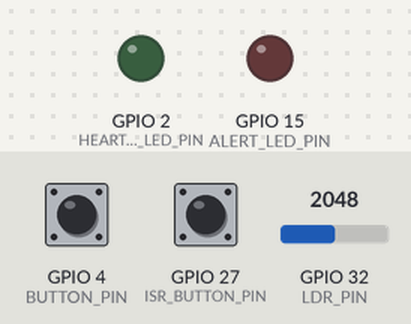
Recording of a sketch running on a simulated ESP32. Parts: output pins drawn as LEDs (lit = HIGH). Dashed ring = blinking. Inputs (shaded band) come from the test bench; at power-on: GPIO 4 (BUTTON_PIN) HIGH, GPIO 32 (LDR_PIN) = 2048, GPIO 27 (ISR_BUTTON_PIN) HIGH. WiFi joins after 1.5 s; servers stay silent unless stated; what the sketch prints to the serial monitor is not drawn.

Above: at 0.8 s.
0.9 s: GPIO 4 (BUTTON_PIN) pulled LOW for 0.15 s
At 1.11 s:
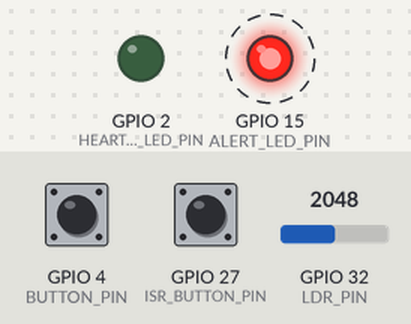
3.9 s: GPIO 32 (LDR_PIN) set to 1584
6.9 s: GPIO 32 (LDR_PIN) set to 1499
At 8.2 s:
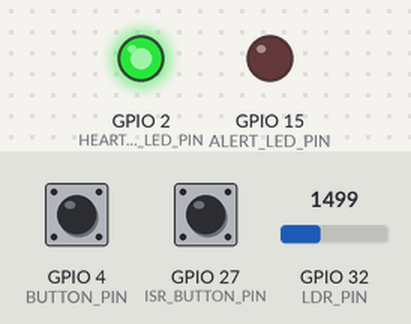
8.4 s: GPIO 27 (ISR_BUTTON_PIN) pulled LOW for 0.15 s
At 8.6 s:
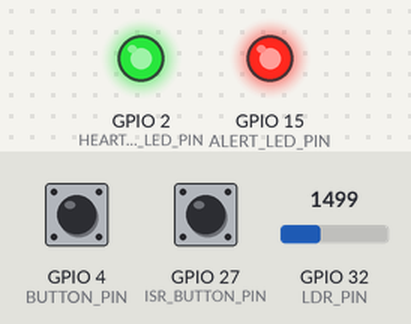
11.4 s: GPIO 32 (LDR_PIN) set to 2047
At 12.1 s:
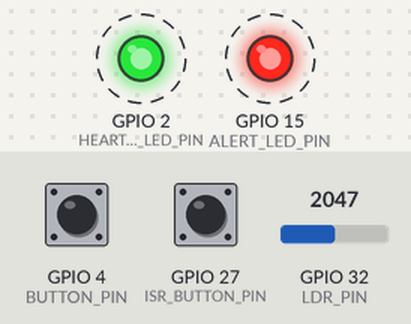
Timing chart, 0 to 18.4 s (numbered marks = the images above; inputs shaded):
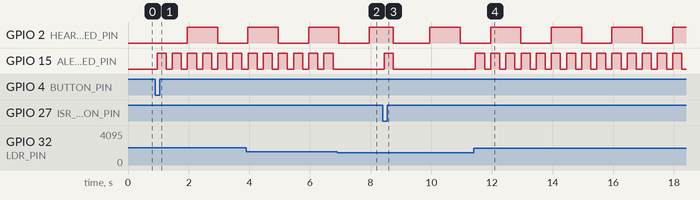

The sketch:

sketch.ino
```cpp
/* -------------------------------------------------------------------
   Destiny Ellenwood
   Application 6: Defense Drone Threat Response System (DDTRS)
   UCF - Real Time Systems - Su 2025
   Company Context: Raytheon Autonomous Systems Division
   Mission: Detect flash-based threats, respond autonomously, and allow
   real-time operator override via button and web-based HTTP interface.


   http://localhost:9080
   ------------------------------------------------------------------- */

#include <WiFi.h>
#include <WebServer.h>
#include <uri/UriBraces.h>
#include <math.h>
#include "freertos/FreeRTOS.h"
#include "freertos/task.h"
#include "freertos/semphr.h"


#define ALERT_LED_PIN 15       // Red LED for threat alert
#define HEARTBEAT_LED_PIN 2    // Green LED for drone heartbeat
#define LDR_PIN 32             // Analog pin for LDR
#define BUTTON_PIN 4           // Pushbutton for operator override
#define VREF 3.3
#define RFIXED 10000.0
#define GAMMA 0.7
#define SENSOR_THRESHOLD 200   // Lux threshold to trigger alert

#define WIFI_SSID "Wokwi-GUEST"
#define WIFI_PASSWORD ""

#define ISR_BUTTON_PIN 27  // Pushbutton for ISR system override trigger
volatile bool isr_triggered = false;


WebServer server(80);
SemaphoreHandle_t xSensorSem;
SemaphoreHandle_t xButtonSem;
SemaphoreHandle_t xLogMutex;
SemaphoreHandle_t xISROverrideSem;
int current_lux = 0;
bool drone_mode_safe = false;
bool threat_detected = false;
bool self_destruct_requested = false;


void IRAM_ATTR handle_isr_button() {
  isr_triggered = true;
}


// ----------------------------- Tasks ---------------------------------
void heartbeat_task(void *pvParameters) {  // Soft Real-Time Task: Heartbeat (1Hz)
  bool on = false;
  while (1) {
    digitalWrite(HEARTBEAT_LED_PIN, on);
    on = !on;
    vTaskDelay(pdMS_TO_TICKS(1000));
  }
}

void sensor_task(void *pvParameters) {  // Hard Real-Time Task: Sensor sampling + threat detection
  TickType_t lastWake = xTaskGetTickCount();
  while (1) {
    int raw = analogRead(LDR_PIN);
    float V = (raw / 4095.0) * VREF;
    float R = (V / (VREF - V)) * RFIXED;
    float lux = pow(50 * 1e3 * pow(10, GAMMA) / R, (1 / GAMMA));
    current_lux = (int)lux;

    if (lux < SENSOR_THRESHOLD) {
      xSemaphoreGive(xSensorSem);
    }

    xSemaphoreTake(xLogMutex, portMAX_DELAY);
    Serial.printf("[Sensor] Lux = %d\n", current_lux);
    xSemaphoreGive(xLogMutex);

    vTaskDelayUntil(&lastWake, pdMS_TO_TICKS(500));
  }
}

void response_task(void *pvParameters) {  // Hard Real-Time Task: Respond to threats or override
  while (1) {
    // Threat detection from sensor
    if (xSemaphoreTake(xSensorSem, pdMS_TO_TICKS(100)) == pdTRUE) {
      threat_detected = true;
      xSemaphoreTake(xLogMutex, portMAX_DELAY);
      Serial.printf("⚠️ THREAT DETECTED! Lux = %d\n", current_lux);
      xSemaphoreGive(xLogMutex);

      digitalWrite(ALERT_LED_PIN, HIGH);
      vTaskDelay(pdMS_TO_TICKS(300));
      digitalWrite(ALERT_LED_PIN, LOW);
    }

    // Manual toggle via button (S1)
    if (xSemaphoreTake(xButtonSem, pdMS_TO_TICKS(10)) == pdTRUE) {
      drone_mode_safe = !drone_mode_safe;
      xSemaphoreTake(xLogMutex, portMAX_DELAY);
      Serial.printf("🚨 Operator Toggle: MODE = %s\n", drone_mode_safe ? "SAFE" : "NORMAL");
      xSemaphoreGive(xLogMutex);
    }

    // Emergency ISR override via BTN2
    if (xSemaphoreTake(xISROverrideSem, pdMS_TO_TICKS(10)) == pdTRUE) {
      drone_mode_safe = true;  // Force to SAFE mode
      xSemaphoreTake(xLogMutex, portMAX_DELAY);
      Serial.println("🚨 [ISR] Emergency override triggered via ISR button!");
      Serial.println("🔒 Switching to SAFE mode");
      xSemaphoreGive(xLogMutex);

      // Optional visual feedback
      digitalWrite(HEARTBEAT_LED_PIN, HIGH);
      digitalWrite(ALERT_LED_PIN, HIGH);
      vTaskDelay(pdMS_TO_TICKS(300));
      digitalWrite(HEARTBEAT_LED_PIN, LOW);
      digitalWrite(ALERT_LED_PIN, LOW);
    }
  }
}


void button_watch_task(void *pvParameters) {  // Hard Real-Time Task: Monitor pushbutton input
  int last = 1;
  TickType_t debounce = 0;
  while (1) {
    int state = digitalRead(BUTTON_PIN);
    if (state == LOW && last == HIGH) {
      TickType_t now = xTaskGetTickCount();
      if ((now - debounce) > pdMS_TO_TICKS(50)) {
        debounce = now;
        xSemaphoreGive(xButtonSem);
      }
    }
    last = state;
    vTaskDelay(pdMS_TO_TICKS(10));
  }
}

void sendHtml() {  // Web HTML page response (Raytheon-themed + animated buttons) - Chatgpt assisted in modifying : https://chatgpt.com/share/68869e5e-17e8-8000-9355-177c78a31449
  String html = R"rawliteral(
  <!DOCTYPE html>
  <html>
  <head>
    <style>
      body {
        background-color: #1a1a1a;
        color: #ffffff;
        font-family: Arial, sans-serif;
        text-align: center;
        padding: 30px;
      }

      h2 {
        color: #d6001c;  /* Raytheon Red */
      }

      p {
        font-size: 18px;
        margin: 10px 0;
      }

      a {
        display: inline-block;
        margin: 12px;
        padding: 12px 24px;
        background-color: #d6001c;
        color: #ffffff;
        text-decoration: none;
        border-radius: 6px;
        font-weight: bold;
        transition: background-color 0.3s, box-shadow 0.3s;
        animation: pulse 2s infinite;
      }

      a:hover {
        background-color: #a00016;
        box-shadow: 0 0 12px #d6001c;
      }

      @keyframes pulse {
        0% { box-shadow: 0 0 0px #d6001c; }
        50% { box-shadow: 0 0 12px #d6001c; }
        100% { box-shadow: 0 0 0px #d6001c; }
      }
    </style>
  </head>
  <body>
    <h2>Defense Drone Interface</h2>
    <p>Lux: LUX_VAL</p>
    <p>Mode: MODE_VAL</p>
    <p><a href='/toggle/1'>Return to Base</a></p>
    <p><a href='/toggle/2'>Self-Destruct</a></p>
  </body>
  </html>)rawliteral";

  html.replace("LUX_VAL", String(current_lux));
  html.replace("MODE_VAL", drone_mode_safe ? "SAFE" : "NORMAL");
  server.send(200, "text/html", html);
}


void wifi_server_task(void *pvParameters) {  // Soft Real-Time Task: HTTP Web Interface
  WiFi.begin(WIFI_SSID, WIFI_PASSWORD);
  while (WiFi.status() != WL_CONNECTED) {
    vTaskDelay(pdMS_TO_TICKS(250));
  }

  xSemaphoreTake(xLogMutex, portMAX_DELAY);
  Serial.printf("WiFi connected. IP: %s\n", WiFi.localIP().toString().c_str());
  xSemaphoreGive(xLogMutex);

  server.on("/", sendHtml);
  server.on(UriBraces("/toggle/{}"), []() {
    int action = server.pathArg(0).toInt();

    xSemaphoreTake(xLogMutex, portMAX_DELAY);
    if (action == 1) {
      drone_mode_safe = true;
      Serial.println("[HTTP] Operator toggled Return to Base");
    } else if (action == 2) {
      drone_mode_safe = false;
      Serial.println("[HTTP] Operator triggered Self-Destruct");
      self_destruct_requested = true;
    }
    xSemaphoreGive(xLogMutex);

    sendHtml();
  });

  server.begin();
  while (1) {
    server.handleClient();
    vTaskDelay(pdMS_TO_TICKS(20));
  }
}

void self_destruct_task(void *pvParameters) { // Soft Real-Time Task - Responds to wifi server task
  while (1) {
    if (self_destruct_requested) {
      xSemaphoreTake(xLogMutex, portMAX_DELAY);
      Serial.println(">>> Drone self-destructing in:");
      xSemaphoreGive(xLogMutex);

      for (int i = 3; i >= 1; i--) {
        xSemaphoreTake(xLogMutex, portMAX_DELAY);
        Serial.printf("    %d...\n", i);
        xSemaphoreGive(xLogMutex);

        digitalWrite(ALERT_LED_PIN, HIGH);
        vTaskDelay(pdMS_TO_TICKS(250));
        digitalWrite(ALERT_LED_PIN, LOW);
        vTaskDelay(pdMS_TO_TICKS(750));
      }

      xSemaphoreTake(xLogMutex, portMAX_DELAY);
      Serial.println("💥 SYSTEM TERMINATED 💥");
      xSemaphoreGive(xLogMutex);

      self_destruct_requested = false;
    }

    vTaskDelay(pdMS_TO_TICKS(50));  // Poll every 50ms
  }
}


void isr_response_task(void *pvParameters) {  // Hard Real-Time Task: ISR-triggered response - Chatgpt assisted : https://chatgpt.com/share/68869e5e-17e8-8000-9355-177c78a31449
  while (1) {
    if (isr_triggered) {
      isr_triggered = false;

      xSemaphoreTake(xLogMutex, portMAX_DELAY);
      Serial.println("[ISR] Mission Override Triggered from ISR Button!");
      xSemaphoreGive(xLogMutex);


      digitalWrite(ALERT_LED_PIN, HIGH);
      vTaskDelay(pdMS_TO_TICKS(200));
      digitalWrite(ALERT_LED_PIN, LOW);
    }

    vTaskDelay(pdMS_TO_TICKS(10));  // Polling interval
  }
}

void IRAM_ATTR isr_override() { // Chatgpt assisted : https://chatgpt.com/share/68869e5e-17e8-8000-9355-177c78a31449
  BaseType_t xHigherPriorityTaskWoken = pdFALSE;
  xSemaphoreGiveFromISR(xISROverrideSem, &xHigherPriorityTaskWoken);
  portYIELD_FROM_ISR(xHigherPriorityTaskWoken);
}

void setup() {
  Serial.begin(115200);

  Serial.println("========================================");
  Serial.println("Defense Drone Threat Response System");
  Serial.println("Autonomous Mode Booting...");
  Serial.println("Press the BLUE button to toggle SAFE MODE.");
  Serial.println("Once in SAFE MODE, mission operations will begin.");
  Serial.println("========================================");

  pinMode(ALERT_LED_PIN, OUTPUT);
  pinMode(HEARTBEAT_LED_PIN, OUTPUT);
  pinMode(BUTTON_PIN, INPUT_PULLUP);
  pinMode(ISR_BUTTON_PIN, INPUT_PULLUP);
  attachInterrupt(digitalPinToInterrupt(ISR_BUTTON_PIN), isr_override, FALLING);

   // Wait here until operator presses the button to toggle SAFE MODE
  while (!drone_mode_safe) {
    if (digitalRead(BUTTON_PIN) == LOW) {
      delay(50); // debounce
      if (digitalRead(BUTTON_PIN) == LOW) {
        drone_mode_safe = true;
        Serial.println(" SAFE MODE ENGAGED! Initializing system tasks...");
        break;
      }
    }
    delay(10);
  }

  xISROverrideSem = xSemaphoreCreateBinary();
  xSensorSem = xSemaphoreCreateCounting(10, 0);
  xButtonSem = xSemaphoreCreateBinary();
  xLogMutex = xSemaphoreCreateMutex();

  xTaskCreate(heartbeat_task, "Heartbeat", 2048, NULL, 1, NULL);
  xTaskCreate(sensor_task, "Sensor", 4096, NULL, 3, NULL);
  xTaskCreate(response_task, "Response", 4096, NULL, 4, NULL);
  xTaskCreate(button_watch_task, "Button", 2048, NULL, 3, NULL);
  xTaskCreate(wifi_server_task, "WebServer", 4096, NULL, 2, NULL);
  xTaskCreate(self_destruct_task, "SelfDestruct", 2048, NULL, 2, NULL);

}

void loop() {
  // Required in Arduino even if not used
}
```

Measured:
- the behaviour switches between 1559 and 1558 on GPIO 32 (LDR_PIN) (found by bisection; images 1 and 2)
- after the input at 0.9 s, GPIO 2 (HEARTBEAT_LED_PIN): LOW → HIGH after 1.1 s, → LOW 1.0 s later; GPIO 15 (ALERT_LED_PIN): alternates HIGH for 0.30 s and LOW for 0.20 s, starting after 0.06 s
- after the input at 6.9 s, GPIO 15 (ALERT_LED_PIN): stops changing and stays LOW
- after the input at 8.4 s, GPIO 15 (ALERT_LED_PIN): LOW → HIGH after 0.05 s, → LOW 0.30 s later
- after the input at 11.4 s, GPIO 15 (ALERT_LED_PIN): alternates HIGH for 0.30 s and LOW for 0.20 s, starting after 0.06 s
